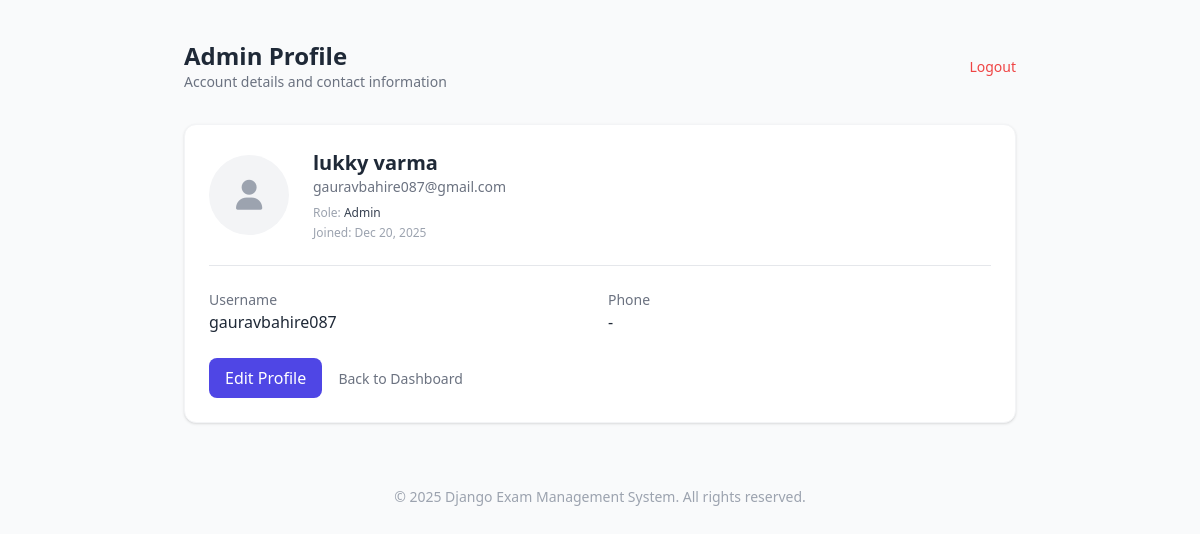
The page /accounts/profile/ (signed in) on the database its author committed.
### apps/accounts/models.py (models this page shows, shortened)
class User(AbstractUser):
    ROLE_CHOICES = (
        ('admin', 'Admin'),
        ('student', 'Student'),
    )
    role = models.CharField(
        max_length=10,
        choices=ROLE_CHOICES,
        default='student'
    )
    phone_number = models.CharField(max_length=15, blank=True, null=True)
    created_at = models.DateTimeField(auto_now_add=True)
    updated_at = models.DateTimeField(auto_now=True)
    class Meta:
        ordering = ['-created_at']
        indexes = [
            models.Index(fields=['email']),
            models.Index(fields=['role']),
        ]
    @property
    def is_admin_user(self):
        return self.role == 'admin'
    @property
    def is_student_user(self):
        return self.role == 'student'

### apps/accounts/views.py (the view, shortened to what this page needs)
# urls.py: path('profile/', views.profile_view, name='profile'),
@login_required
def profile_view(request):
    if request.user.is_admin_user:
        user = request.user
        context = {
            'user': user,
            'role': user.role.title(),
            'joined': user.date_joined.strftime('%b %d, %Y'),
        }
        return render(request, 'accounts/admin_profile.html', context)
    return render(request, 'accounts/profile.html')

### templates/accounts/admin_profile.html (shortened to what this page needs)
{% load static %}
<!DOCTYPE html>
<html lang="en">
<head>
    <script src="https://cdn.tailwindcss.com"></script>
    <link rel="stylesheet" href="https://cdnjs.cloudflare.com/ajax/libs/font-awesome/6.4.0/css/all.min.css">
</head>
<body class="bg-gray-50 text-gray-800">
    <main class="max-w-4xl mx-auto py-10 px-4 sm:px-6 lg:px-8">
        <div class="mb-8 flex items-center justify-between">
            <div>
                <h1 class="text-2xl font-bold">Admin Profile</h1>
                <p class="text-sm text-gray-500">Account details and contact information</p>
            </div>
            <div>
                <a href="{% url 'logout' %}" class="text-sm text-red-500 hover:underline">Logout</a>
            </div>
        </div>
        <div class="bg-white rounded-xl shadow p-6 border border-gray-100">
            <div class="flex items-center gap-6">
                <div class="w-20 h-20 rounded-full bg-gray-100 flex items-center justify-center text-gray-400 text-3xl">
                    <i class="fa-solid fa-user"></i>
                </div>
                <div>
                    <h2 class="text-xl font-semibold">{{ user.get_full_name|default:user.username }}</h2>
                    <p class="text-sm text-gray-500">{{ user.email }}</p>
                    <p class="mt-2 text-xs text-gray-400">Role: <span class="font-medium text-gray-700">{{ role }}</span></p>
                    <p class="mt-1 text-xs text-gray-400">Joined: {{ joined }}</p>
                </div>
            </div>
            <hr class="my-6">
            <div class="grid grid-cols-1 sm:grid-cols-2 gap-4">
                <div>
                    <h3 class="text-sm text-gray-500">Username</h3>
                    <p class="font-medium">{{ user.username }}</p>
                </div>
                <div>
                    <h3 class="text-sm text-gray-500">Phone</h3>
                    <p class="font-medium">{{ user.phone_number|default:"-" }}</p>
                </div>
            </div>
            <div class="mt-6">
                <a href="{% url 'profile_update' %}" class="inline-block px-4 py-2 bg-indigo-600 text-white rounded-lg hover:bg-indigo-700">Edit Profile</a>
                <a href="{% url 'dashboard' %}" class="ml-3 text-sm text-gray-500 hover:underline">Back to Dashboard</a>
            </div>
        </div>
    </main>
    <footer class="text-center py-6 text-gray-400 text-sm">
        &copy; 2025 Django Exam Management System. All rights reserved.
    </footer>
</body>
</html>

### rows shown on the page
User: get_full_name "lukky varma", email "gauravbahire087@gmail.com", role "Admin", username "gauravbahire087", phone_number "-"

### other values the page prints
{{ joined }} "Dec 20, 2025"
